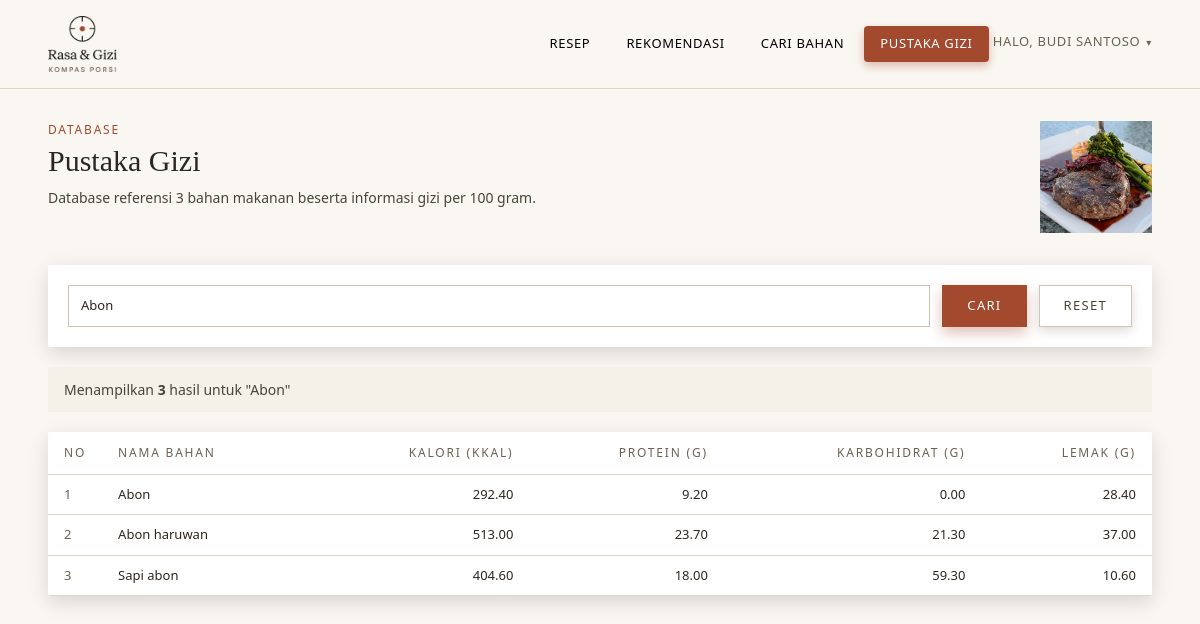
The page /pages/pustaka_gizi.php?cari=Abon (signed in) on the database its author committed.
### tables this page shows
CREATE TABLE `bahan_makanan` (
  `id` int NOT NULL,
  `nama_bahan` varchar(255) NOT NULL,
  `kalori_per_100g` decimal(6,2) NOT NULL DEFAULT '0.00',
  `protein_per_100g` decimal(6,2) NOT NULL DEFAULT '0.00',
  `karbohidrat_per_100g` decimal(6,2) NOT NULL DEFAULT '0.00',
  `lemak_per_100g` decimal(6,2) NOT NULL DEFAULT '0.00',
  `gambar` varchar(500) DEFAULT NULL
);

### pages/pustaka_gizi.php (the view, shortened to what this page needs)
<?php
require_once '../config/koneksi.php';
$keyword = trim($_GET['cari'] ?? '');
$page = max(1, (int)($_GET['halaman'] ?? 1));
$limit = 50;
$offset = ($page - 1) * $limit;
$search_param = '%' . $keyword . '%';
if (!empty($keyword)) {
    $count_stmt = mysqli_prepare($koneksi, "SELECT COUNT(*) FROM bahan_makanan WHERE nama_bahan LIKE ?");
    mysqli_stmt_bind_param($count_stmt, 's', $search_param);
} else {
    $count_stmt = mysqli_prepare($koneksi, "SELECT COUNT(*) FROM bahan_makanan");
}
mysqli_stmt_execute($count_stmt);
mysqli_stmt_bind_result($count_stmt, $total_data);
$total_pages = ceil($total_data / $limit);
if (!empty($keyword)) {
    $exact_param = $keyword;
    $starts_with_param = $keyword . '%';
    $data_stmt = mysqli_prepare($koneksi, "
        SELECT nama_bahan, ROUND((protein_per_100g * 4) + (karbohidrat_per_100g * 4) + (lemak_per_100g * 9), 2) AS kalori_per_100g, protein_per_100g, karbohidrat_per_100g, lemak_per_100g
        FROM bahan_makanan WHERE nama_bahan LIKE ?
        ORDER BY
            CASE
                WHEN nama_bahan = ? THEN 0
                WHEN nama_bahan LIKE ? THEN 1
                ELSE 2
            END,
            nama_bahan ASC
        LIMIT ? OFFSET ?
    ");
    mysqli_stmt_bind_param($data_stmt, 'sssii', $search_param, $exact_param, $starts_with_param, $limit, $offset);
}
mysqli_stmt_execute($data_stmt);
$result = mysqli_stmt_get_result($data_stmt);
$bahan_list = mysqli_fetch_all($result, MYSQLI_ASSOC);
?>
<!DOCTYPE html>
<html lang="id">
<head>
    <script src="https://cdn.tailwindcss.com"></script>
</head>
<body class="bg-[#FAF7F2] text-[#2C2620] font-sans antialiased min-h-screen">
<?php $base_path = '../'; $active_page = 'pustaka_gizi'; require __DIR__ . '/../includes/partials/navbar.php'; ?>
<div class="max-w-6xl mx-auto px-6 py-8">
    <div class="flex items-start gap-4 md:gap-6 mb-6 md:mb-8">
        <div class="flex-1">
            <span class="text-[#A3492D] text-[11px] md:text-[12px] tracking-[0.15em] uppercase block mb-1">Database</span>
            <h1 class="font-serif text-2xl sm:text-3xl text-[#2C2620] font-normal mb-2">Pustaka Gizi</h1>
            <p class="text-[13px] md:text-[14px] text-[#4A4438]">Database referensi <span id="totalCount"><?= number_format($total_data) ?></span> bahan makanan beserta informasi gizi per 100 gram.</p>
        </div>
        <div class="hidden md:block w-20 h-20 md:w-28 md:h-28 shrink-0">
            <img src="../assets/images/pustaka.jpg" alt="" class="w-full h-full object-cover">
        </div>
    </div>
    <form method="GET" action="" class="bg-white p-5 mb-5 shadow-[0_6px_20px_rgba(0,0,0,0.14)] rounded-[2px]" id="searchForm">
        <div class="flex flex-col sm:flex-row gap-3">
            <input type="search" name="cari" id="searchInput" value="<?= htmlspecialchars($keyword) ?>"
                   class="flex-1 px-3 py-2.5 bg-white border border-[#D1C4B0] text-[13px] text-[#2C2620] focus:outline-none focus:border-[#A3492D] focus:shadow-[0_0_0_2px_rgba(163,73,45,0.1)] transition-all"
                   placeholder="Ketik nama bahan... (contoh: nasi, ayam, telur)" autofocus autocomplete="off">
            <button type="submit"
                    class="py-2.5 px-6 border border-[#A3492D] bg-[#A3492D] text-white text-[13px] tracking-[0.1em] uppercase hover:bg-[#8B3D25] hover:-translate-y-0.5 shadow-[0_6px_14px_rgba(163,73,45,0.35)] hover:shadow-[0_8px_22px_rgba(163,73,45,0.45)] transition-all">
                Cari
            </button>
            <a href="pustaka_gizi.php" id="resetBtn"
               class="py-2.5 px-6 border border-[#D1C4B0] bg-white text-[13px] tracking-[0.1em] uppercase text-[#4A4438] hover:bg-[#F5F0E8] hover:-translate-y-0.5 shadow-[0_4px_10px_rgba(0,0,0,0.14)] hover:shadow-[0_7px_16px_rgba(0,0,0,0.2)] transition-all text-center no-underline <?= empty($keyword) ? 'hidden' : '' ?>">
                Reset
            </a>
        </div>
    </form>
    <div id="infoArea">
        <?php if (!empty($keyword)): ?>
            <div class="bg-[#F5F0E8] px-4 py-3 mb-5 text-[14px] text-[#4A4438]">
                Menampilkan <strong><?= number_format($total_data) ?></strong> hasil untuk "<?= htmlspecialchars($keyword) ?>"
            </div>
        <?php else: ?>
            <div class="text-[14px] text-[#4A4438] mb-5">
                Menampilkan halaman <?= $page ?> dari <?= $total_pages ?> (total <?= number_format($total_data) ?> bahan)
            </div>
        <?php endif; ?>
    </div>
    <div id="tableContainer">
        <?php if (empty($bahan_list)): ?>
            <div class="bg-[#E4DBC8] p-16 text-center">
                <p class="text-[#4A4438] text-base mb-2">Tidak ada bahan yang cocok dengan "<?= htmlspecialchars($keyword) ?>"</p>
                <p class="text-[14px] text-[#4A4438]">Coba gunakan kata kunci lain</p>
            </div>
        <?php else: ?>
            <div class="bg-white overflow-hidden shadow-[0_6px_20px_rgba(0,0,0,0.14)] rounded-[2px]">
                <div class="overflow-x-auto">
                    <table class="w-full text-[13px] min-w-[600px]" id="bahanTable">
                        <thead>
                            <tr class="border-b border-[#DFD5C4] text-[12px] tracking-[0.15em] uppercase text-[#6B6154]">
                                <th class="text-left py-3 px-4 w-12 font-normal">No</th>
                                <th class="text-left py-3 px-4 font-normal">Nama Bahan</th>
                                <th class="text-right py-3 px-4 font-normal">Kalori (kkal)</th>
                                <th class="text-right py-3 px-4 font-normal">Protein (g)</th>
                                <th class="text-right py-3 px-4 font-normal">Karbohidrat (g)</th>
                                <th class="text-right py-3 px-4 font-normal">Lemak (g)</th>
                            </tr>
                        </thead>
                        <tbody id="tableBody">
                            <?php $no = $offset + 1; ?>
                            <?php foreach ($bahan_list as $bahan): ?>
                            <tr class="border-b border-[#DFD5C4]">
                                <td class="py-2.5 px-4 text-[#6B6154]"><?= $no++ ?></td>
                                <td class="py-2.5 px-4 text-[#2C2620]"><?= htmlspecialchars($bahan['nama_bahan']) ?></td>
                                <td class="py-2.5 px-4 text-right"><?= number_format($bahan['kalori_per_100g'], 2) ?></td>
                                <td class="py-2.5 px-4 text-right"><?= number_format($bahan['protein_per_100g'], 2) ?></td>
                                <td class="py-2.5 px-4 text-right"><?= number_format($bahan['karbohidrat_per_100g'], 2) ?></td>
                                <td class="py-2.5 px-4 text-right"><?= number_format($bahan['lemak_per_100g'], 2) ?></td>
                            </tr>
                            <?php endforeach; ?>
                        </tbody>
                    </table>
                </div>
            </div>
        <?php endif; ?>
    </div>
</div>
</body>
</html>

### rows shown on the page
bahan_makanan: nama_bahan "Abon", kalori_per_100g "292.40", protein_per_100g "9.20", karbohidrat_per_100g "0.00", lemak_per_100g "28.40"
bahan_makanan: nama_bahan "Abon haruwan", kalori_per_100g "513.00", protein_per_100g "23.70", karbohidrat_per_100g "21.30", lemak_per_100g "37.00"
bahan_makanan: nama_bahan "Sapi abon", kalori_per_100g "404.60", protein_per_100g "18.00", karbohidrat_per_100g "59.30", lemak_per_100g "10.60"

### other values the page prints
$_SESSION['nama'] "BUDI SANTOSO"
$total_data "3"
$keyword "Abon"
